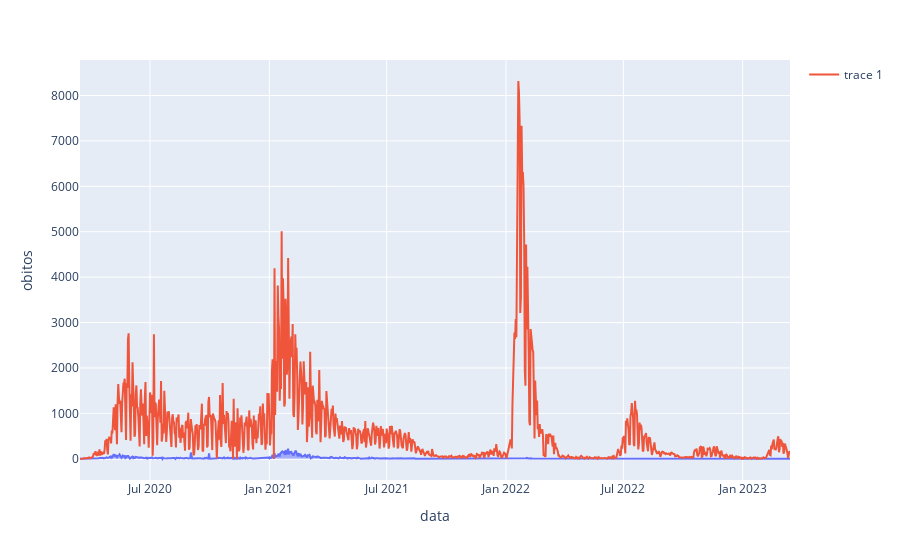

The cell this chart's notebook holds for it:
### Code cell
# Create Line plot
import plotly.express as px
fig = px.area(dataset, x=dataset['data'], y=dataset['obitos'])

# Add Scatter plot
fig.add_scatter(x=dataset['data'], y=dataset['casos'])

# Display the plot
fig.show()

### Figure 1 — Plotly figure (JSON) as saved in the notebook; plotly's stock layout.template omitted (floating-point values rounded to 4 significant figures; data arrays with more than 128 entries replaced by an {"elided": "..."} marker saying what was removed)
{"data": [{"hovertemplate": "data=%{x}<br>obitos=%{y}<extra></extra>", "legendgroup": "", "line": {"color": "#636efa"}, "marker": {"symbol": "circle"}, "mode": "lines", "name": "", "orientation": "v", "showlegend": false, "stackgroup": "1", "type": "scatter", "x": {"elided": "1096 str values"}, "xaxis": "x", "y": {"elided": "1096 int values"}, "yaxis": "y"}, {"type": "scatter", "x": {"elided": "1096 str values"}, "y": {"elided": "1096 int values"}}], "layout": {"autosize": true, "legend": {"tracegroupgap": 0}, "margin": {"t": 60}, "xaxis": {"anchor": "y", "autorange": true, "domain": [0, 1], "range": ["2020-03-15", "2023-03-15"], "title": {"text": "data"}, "type": "date"}, "yaxis": {"anchor": "x", "autorange": true, "domain": [0, 1], "range": [-467.4, 8781.0], "title": {"text": "obitos"}, "type": "linear"}}}
